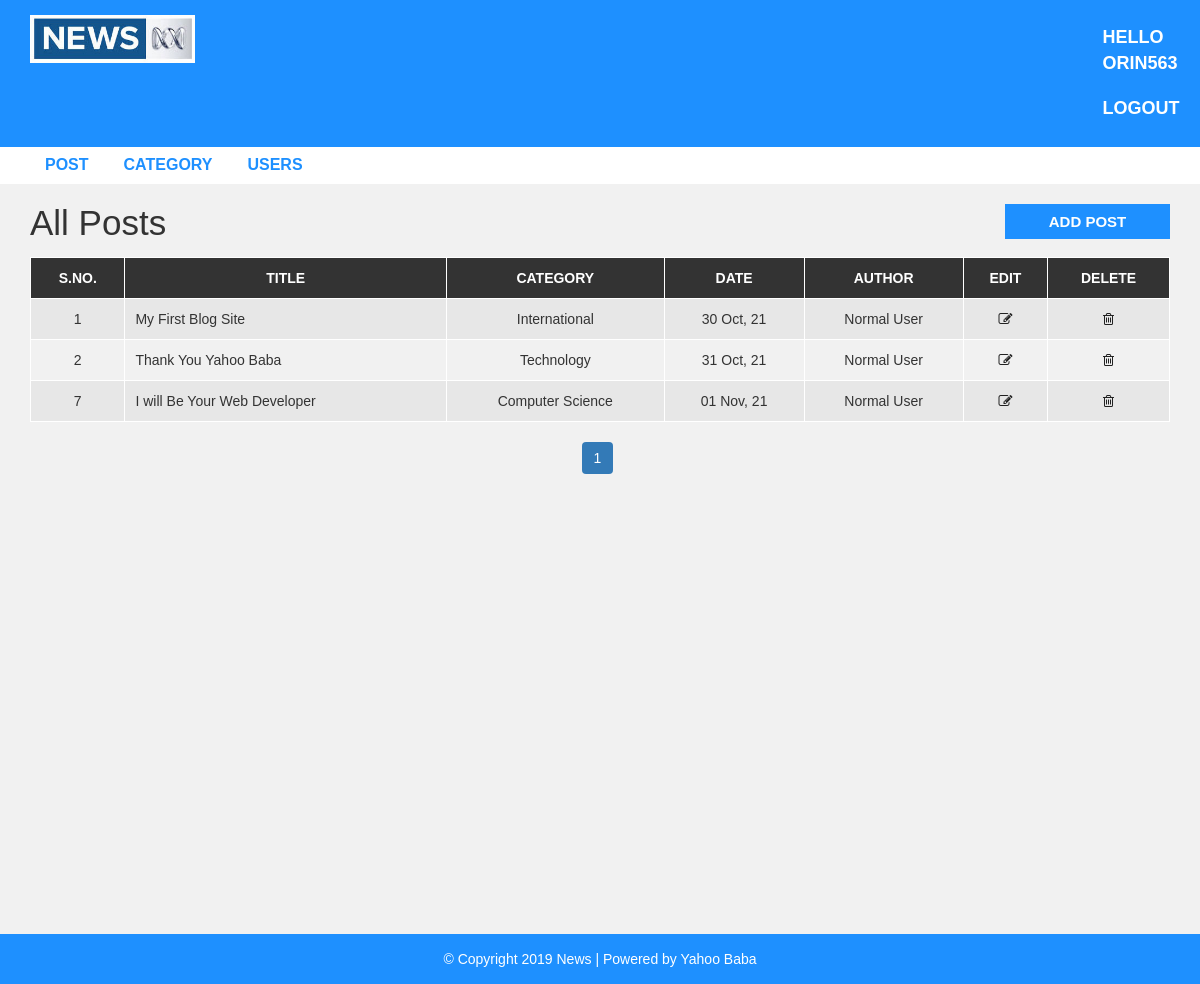
Screenshot of /admin/post.php (signed in) with the database file from the repository.
### tables this page shows
CREATE TABLE `post` (
  `p_id` int(5) NOT NULL,
  `p_title` varchar(50) NOT NULL,
  `p_description` longtext NOT NULL,
  `p_category` int(4) NOT NULL,
  `p_author` int(5) NOT NULL,
  `p_date` varchar(20) NOT NULL,
  `p_image` varchar(200) NOT NULL
);

CREATE TABLE `category` (
  `cid` int(4) NOT NULL,
  `cname` varchar(20) NOT NULL,
  `cpost` int(5) NOT NULL
);

### admin/post.php (the view, shortened to what this page needs)
<?php include "header.php";
    include "config.php";
    $current_page = isset($_GET['post'])?$_GET['post']:1;
    $def = 4;
    $offset = (($current_page-1)* $def);
?>
  <div id="admin-content">
      <div class="container">
          <div class="row">
              <div class="col-md-10">
                  <h1 class="admin-heading">All Posts</h1>
              </div>
              <div class="col-md-2">
                  <a class="add-new" href="add-post.php">add post</a>
              </div>
              <div class="col-md-12">
                  <table class="content-table">
                      <thead>
                          <th>S.No.</th>
                          <th>Title</th>
                          <th>Category</th>
                          <th>Date</th>
                          <th>Author</th>
                          <th>Edit</th>
                          <th>Delete</th>
                      </thead>
                      <tbody>
                          <?php
                            if($_SESSION['user_role']==1){
                                $sql = "SELECT p.p_id, p.p_title, p.p_category, p.p_date, u.role, c.cname FROM post p LEFT JOIN users u ON p.p_author = u.id LEFT JOIN category c ON p.p_category = c.cid LIMIT {$offset},{$def}";
                            }else{
                                $sql = "SELECT p.p_id, p.p_title, p.p_category, p.p_date, u.role, c.cname FROM post p LEFT JOIN users u ON p.p_author = u.id LEFT JOIN category c ON p.p_category = c.cid WHERE p_author = {$_SESSION['user_id']} LIMIT {$offset},{$def}";
                            }
                            $result  = mysqli_query($connection,$sql);
                            if(mysqli_num_rows($result) > 0){
                                while($row = mysqli_fetch_assoc($result)){
                            ?>
                          <tr>
                              <td class='id'><?php echo $row['p_id'];?></td>
                              <td><?php echo $row['p_title'];?></td>
                              <td><?php echo $row['cname'];?></td>
                              <td><?php echo $row['p_date'];?></td>
                              <td><?php echo $row['role']==1?"Admin":"Normal User";;?></td>
                              <td class='edit'><a href='update-post.php?post_no=<?php echo $row['p_id'];?>'><i class='fa fa-edit'></i></a></td>
                              <td class='delete'><a href='post.php?u_del=<?php echo $row['p_id'];?>'><i class='fa fa-trash-o'></i></a></td>
                          </tr>
                          <?php
                                }
                            }
                          ?>
                      </tbody>
                  </table>
                  <ul class='pagination admin-pagination'>
                      <?php
                        if($_SESSION['user_role']==1){
                            $sql = "SELECT p_id FROM post";
                        }else{
                            $sql = "SELECT p_id FROM post WHERE p_author = {$_SESSION['user_id']}";
                        }
                        $result = mysqli_query($connection, $sql);
                        $total_page = mysqli_num_rows($result);
                        for($i = 1; $i<=ceil(($total_page/$def));$i++){
                            $active = ($current_page==$i)?"active":"";
                            echo "<li class='".$active."'><a href='".$_SERVER['PHP_SELF']."?post=".$i."'>".$i."</a></li>";
                        }
                      ?>
                  </ul>
              </div>
          </div>
      </div>
  </div>
<?php include "footer.php"; ?>

### css/style.css (style rules this page uses)
body { background: #f1f1f1; font-family: sans-serif,arial,Helvetica; }
a, a:hover, a:focus { text-decoration: none; outline: none; }
ul { margin:0; padding:0; list-style:none; }
#admin-content { padding: 20px 0; min-height: 750px; }
#admin-content .admin-heading { font-size: 35px; margin: 0 0 15px; }
#admin-content .add-new { color: #fff; background-color: #1E90FF; font-size: 15px; font-weight: 600; text-align: center; text-transform: uppercase; padding: 7px 10px; display: block; transition: all 0.3s; }
#admin-content .content-table { border: 1px solid #000; width: 100%; margin: 0 0 20px; }
#admin-content .content-table thead { color: #fff; background-color: #333; }
#admin-content .content-table th { padding: 10px; border: 1px solid #fff; font-weight: 600; text-align: center; text-transform: uppercase; }
#admin-content .content-table tbody { color: #333; }
#admin-content .content-table tbody tr { background-color: #e7e7e7; }
#admin-content .content-table tbody tr:nth-child(even) { background-color: transparent; }
#admin-content .content-table tbody td { padding: 10px; border: 1px solid #fff; text-align: center; }
#admin-content .content-table tbody td:nth-child(2) { text-align: left; }
#admin-content .admin-pagination { margin: 0; }
#admin-content .admin-pagination li a { display: block; }
.id, .edit, .delete { text-align:center; }
.pagination { display: block; text-align: center; margin: 0; }
.pagination li { display:inline-block; margin: 0 5px 0 0; }
.pagination li a { border: none; background: #1e90ff; color: #fff; }
i.fa { color:#222; }

### rows the page displays
post: p_id "1", p_title "My First Blog Site", category.cname "International", p_date "30 Oct, 21"
post: p_id "2", p_title "Thank You Yahoo Baba", category.cname "Technology", p_date "31 Oct, 21"
post: p_id "7", p_title "I will Be Your Web Developer", category.cname "Computer Science", p_date "01 Nov, 21"

### other values shown
$_SESSION['user_name'] "ORIN563"
